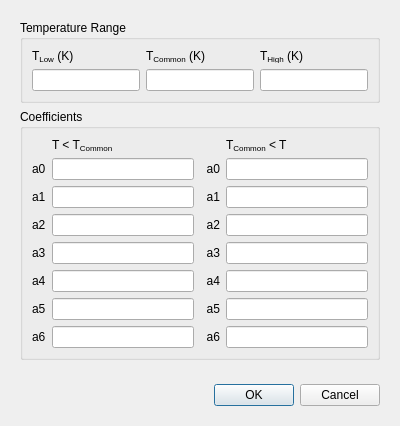
<?xml version="1.0" encoding="UTF-8"?>
<ui version="4.0">
 <class>JanafDialog</class>
 <widget class="QDialog" name="JanafDialog">
  <property name="geometry">
   <rect>
    <x>0</x>
    <y>0</y>
    <width>400</width>
    <height>418</height>
   </rect>
  </property>
  <property name="windowTitle">
   <string>Dialog</string>
  </property>
  <layout class="QVBoxLayout" name="verticalLayout">
   <item>
    <widget class="QWidget" name="dialogContents" native="true">
     <property name="sizePolicy">
      <sizepolicy hsizetype="Preferred" vsizetype="Expanding">
       <horstretch>0</horstretch>
       <verstretch>0</verstretch>
      </sizepolicy>
     </property>
     <layout class="QVBoxLayout" name="verticalLayout_2">
      <item>
       <widget class="QGroupBox" name="groupBox">
        <property name="title">
         <string>Temperature Range</string>
        </property>
        <layout class="QGridLayout" name="gridLayout">
         <item row="0" column="0">
          <widget class="QLabel" name="label">
           <property name="text">
            <string>T&lt;sub&gt;Low&lt;/sub&gt; (K)</string>
           </property>
          </widget>
         </item>
         <item row="0" column="1">
          <widget class="QLabel" name="label_2">
           <property name="text">
            <string>T&lt;sub&gt;Common&lt;/sub&gt; (K)</string>
           </property>
          </widget>
         </item>
         <item row="0" column="2">
          <widget class="QLabel" name="label_3">
           <property name="text">
            <string>T&lt;sub&gt;High&lt;/sub&gt; (K)</string>
           </property>
          </widget>
         </item>
         <item row="1" column="0">
          <widget class="BatchableFloatEdit" name="tLow"/>
         </item>
         <item row="1" column="1">
          <widget class="BatchableFloatEdit" name="tCommon"/>
         </item>
         <item row="1" column="2">
          <widget class="BatchableFloatEdit" name="tHigh"/>
         </item>
        </layout>
       </widget>
      </item>
      <item>
       <widget class="QGroupBox" name="groupBox_2">
        <property name="title">
         <string>Coefficients</string>
        </property>
        <layout class="QGridLayout" name="gridLayout_2">
         <item row="0" column="1" colspan="2">
          <widget class="QLabel" name="label_4">
           <property name="text">
            <string>T &amp;lt; T&lt;sub&gt;Common&lt;/sub&gt;</string>
           </property>
          </widget>
         </item>
         <item row="0" column="3">
          <widget class="QLabel" name="label_5">
           <property name="text">
            <string>T&lt;sub&gt;Common&lt;/sub&gt; &amp;lt; T</string>
           </property>
          </widget>
         </item>
         <item row="1" column="0">
          <widget class="QLabel" name="label_6">
           <property name="text">
            <string>a0</string>
           </property>
          </widget>
         </item>
         <item row="1" column="1">
          <widget class="BatchableFloatEdit" name="a0Low"/>
         </item>
         <item row="1" column="2">
          <widget class="QLabel" name="label_7">
           <property name="text">
            <string>  a0</string>
           </property>
          </widget>
         </item>
         <item row="1" column="3">
          <widget class="BatchableFloatEdit" name="a0High"/>
         </item>
         <item row="2" column="0">
          <widget class="QLabel" name="label_9">
           <property name="text">
            <string>a1</string>
           </property>
          </widget>
         </item>
         <item row="2" column="1">
          <widget class="BatchableFloatEdit" name="a1Low"/>
         </item>
         <item row="2" column="2">
          <widget class="QLabel" name="label_8">
           <property name="text">
            <string>  a1</string>
           </property>
          </widget>
         </item>
         <item row="2" column="3">
          <widget class="BatchableFloatEdit" name="a1High"/>
         </item>
         <item row="3" column="0">
          <widget class="QLabel" name="label_11">
           <property name="text">
            <string>a2</string>
           </property>
          </widget>
         </item>
         <item row="3" column="1">
          <widget class="BatchableFloatEdit" name="a2Low"/>
         </item>
         <item row="3" column="2">
          <widget class="QLabel" name="label_10">
           <property name="text">
            <string>  a2</string>
           </property>
          </widget>
         </item>
         <item row="3" column="3">
          <widget class="BatchableFloatEdit" name="a2High"/>
         </item>
         <item row="4" column="0">
          <widget class="QLabel" name="label_13">
           <property name="text">
            <string>a3</string>
           </property>
          </widget>
         </item>
         <item row="4" column="1">
          <widget class="BatchableFloatEdit" name="a3Low"/>
         </item>
         <item row="4" column="2">
          <widget class="QLabel" name="label_12">
           <property name="text">
            <string>  a3</string>
           </property>
          </widget>
         </item>
         <item row="4" column="3">
          <widget class="BatchableFloatEdit" name="a3High"/>
         </item>
         <item row="5" column="0">
          <widget class="QLabel" name="label_15">
           <property name="text">
            <string>a4</string>
           </property>
          </widget>
         </item>
         <item row="5" column="1">
          <widget class="BatchableFloatEdit" name="a4Low"/>
         </item>
         <item row="5" column="2">
          <widget class="QLabel" name="label_14">
           <property name="text">
            <string>  a4</string>
           </property>
          </widget>
         </item>
         <item row="5" column="3">
          <widget class="BatchableFloatEdit" name="a4High"/>
         </item>
         <item row="6" column="0">
          <widget class="QLabel" name="label_17">
           <property name="text">
            <string>a5</string>
           </property>
          </widget>
         </item>
         <item row="6" column="1">
          <widget class="BatchableFloatEdit" name="a5Low"/>
         </item>
         <item row="6" column="2">
          <widget class="QLabel" name="label_16">
           <property name="text">
            <string>  a5</string>
           </property>
          </widget>
         </item>
         <item row="6" column="3">
          <widget class="BatchableFloatEdit" name="a5High"/>
         </item>
         <item row="7" column="0">
          <widget class="QLabel" name="label_18">
           <property name="text">
            <string>a6</string>
           </property>
          </widget>
         </item>
         <item row="7" column="1">
          <widget class="BatchableFloatEdit" name="a6Low"/>
         </item>
         <item row="7" column="2">
          <widget class="QLabel" name="label_19">
           <property name="text">
            <string>  a6</string>
           </property>
          </widget>
         </item>
         <item row="7" column="3">
          <widget class="BatchableFloatEdit" name="a6High"/>
         </item>
        </layout>
       </widget>
      </item>
     </layout>
    </widget>
   </item>
   <item>
    <widget class="QWidget" name="widget" native="true">
     <layout class="QHBoxLayout" name="horizontalLayout_3">
      <item>
       <spacer name="horizontalSpacer">
        <property name="orientation">
         <enum>Qt::Orientation::Horizontal</enum>
        </property>
        <property name="sizeHint" stdset="0">
         <size>
          <width>208</width>
          <height>20</height>
         </size>
        </property>
       </spacer>
      </item>
      <item>
       <widget class="QPushButton" name="ok">
        <property name="text">
         <string>OK</string>
        </property>
        <property name="default">
         <bool>true</bool>
        </property>
       </widget>
      </item>
      <item>
       <widget class="QPushButton" name="cancel">
        <property name="text">
         <string>Cancel</string>
        </property>
       </widget>
      </item>
     </layout>
    </widget>
   </item>
  </layout>
 </widget>
 <customwidgets>
  <customwidget>
   <class>BatchableFloatEdit</class>
   <extends>QLineEdit</extends>
   <header location="global">baramFlow.view.widgets.batchable_float_edit</header>
  </customwidget>
 </customwidgets>
 <resources/>
 <connections>
  <connection>
   <sender>cancel</sender>
   <signal>clicked()</signal>
   <receiver>JanafDialog</receiver>
   <slot>reject()</slot>
   <hints>
    <hint type="sourcelabel">
     <x>344</x>
     <y>387</y>
    </hint>
    <hint type="destinationlabel">
     <x>199</x>
     <y>208</y>
    </hint>
   </hints>
  </connection>
 </connections>
</ui>
